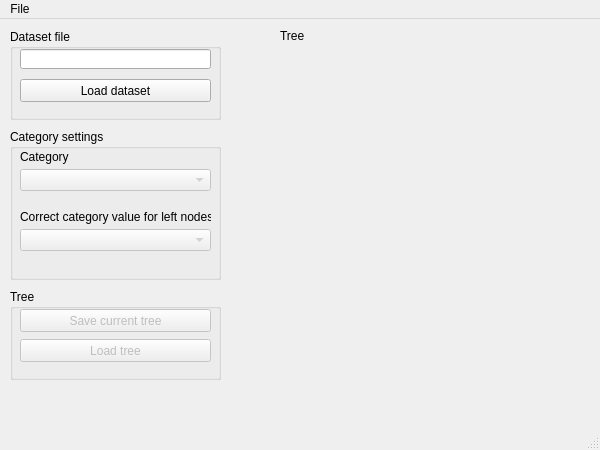
<?xml version="1.0" encoding="UTF-8"?>
<ui version="4.0">
 <class>MainWindow</class>
 <widget class="QMainWindow" name="MainWindow">
  <property name="enabled">
   <bool>true</bool>
  </property>
  <property name="geometry">
   <rect>
    <x>0</x>
    <y>0</y>
    <width>600</width>
    <height>450</height>
   </rect>
  </property>
  <property name="windowTitle">
   <string>MainWindow</string>
  </property>
  <widget class="QWidget" name="centralwidget">
   <widget class="QWidget" name="optionsWidget" native="true">
    <property name="geometry">
     <rect>
      <x>0</x>
      <y>0</y>
      <width>231</width>
      <height>371</height>
     </rect>
    </property>
    <widget class="QGroupBox" name="datasetBox">
     <property name="geometry">
      <rect>
       <x>10</x>
       <y>10</y>
       <width>211</width>
       <height>91</height>
      </rect>
     </property>
     <property name="title">
      <string>Dataset file</string>
     </property>
     <widget class="QLineEdit" name="datasetText">
      <property name="geometry">
       <rect>
        <x>10</x>
        <y>20</y>
        <width>191</width>
        <height>20</height>
       </rect>
      </property>
      <property name="readOnly">
       <bool>true</bool>
      </property>
     </widget>
     <widget class="QPushButton" name="loadDatasetButton">
      <property name="geometry">
       <rect>
        <x>10</x>
        <y>50</y>
        <width>191</width>
        <height>23</height>
       </rect>
      </property>
      <property name="text">
       <string>Load dataset</string>
      </property>
     </widget>
    </widget>
    <widget class="QGroupBox" name="treeBox">
     <property name="geometry">
      <rect>
       <x>10</x>
       <y>270</y>
       <width>211</width>
       <height>91</height>
      </rect>
     </property>
     <property name="title">
      <string>Tree</string>
     </property>
     <widget class="QPushButton" name="saveTreeButton">
      <property name="enabled">
       <bool>false</bool>
      </property>
      <property name="geometry">
       <rect>
        <x>10</x>
        <y>20</y>
        <width>191</width>
        <height>23</height>
       </rect>
      </property>
      <property name="text">
       <string>Save current tree</string>
      </property>
     </widget>
     <widget class="QPushButton" name="loadTreeButton">
      <property name="enabled">
       <bool>false</bool>
      </property>
      <property name="geometry">
       <rect>
        <x>10</x>
        <y>50</y>
        <width>191</width>
        <height>23</height>
       </rect>
      </property>
      <property name="text">
       <string>Load tree</string>
      </property>
     </widget>
    </widget>
    <widget class="QGroupBox" name="categoryBox">
     <property name="geometry">
      <rect>
       <x>10</x>
       <y>110</y>
       <width>211</width>
       <height>151</height>
      </rect>
     </property>
     <property name="title">
      <string>Category settings</string>
     </property>
     <widget class="QComboBox" name="categoryCombo">
      <property name="enabled">
       <bool>false</bool>
      </property>
      <property name="geometry">
       <rect>
        <x>10</x>
        <y>40</y>
        <width>191</width>
        <height>22</height>
       </rect>
      </property>
     </widget>
     <widget class="QLabel" name="categoryLabel">
      <property name="geometry">
       <rect>
        <x>10</x>
        <y>20</y>
        <width>191</width>
        <height>16</height>
       </rect>
      </property>
      <property name="text">
       <string>Category</string>
      </property>
     </widget>
     <widget class="QLabel" name="trueValueLabel">
      <property name="geometry">
       <rect>
        <x>10</x>
        <y>80</y>
        <width>191</width>
        <height>16</height>
       </rect>
      </property>
      <property name="text">
       <string>Correct category value for left nodes</string>
      </property>
     </widget>
     <widget class="QComboBox" name="trueValueCombo">
      <property name="enabled">
       <bool>false</bool>
      </property>
      <property name="geometry">
       <rect>
        <x>10</x>
        <y>100</y>
        <width>191</width>
        <height>22</height>
       </rect>
      </property>
     </widget>
    </widget>
   </widget>
   <widget class="QLabel" name="label">
    <property name="geometry">
     <rect>
      <x>280</x>
      <y>10</y>
      <width>46</width>
      <height>13</height>
     </rect>
    </property>
    <property name="text">
     <string>Tree</string>
    </property>
   </widget>
  </widget>
  <widget class="QMenuBar" name="menubar">
   <property name="geometry">
    <rect>
     <x>0</x>
     <y>0</y>
     <width>600</width>
     <height>21</height>
    </rect>
   </property>
   <widget class="QMenu" name="menuFast_and_frugal_tree_creator">
    <property name="title">
     <string>File</string>
    </property>
    <addaction name="actionLoad_new_dataset"/>
    <addaction name="separator"/>
    <addaction name="actionSave_current_tree"/>
    <addaction name="actionLoad_tree"/>
    <addaction name="actionNew_tree"/>
   </widget>
   <addaction name="menuFast_and_frugal_tree_creator"/>
  </widget>
  <widget class="QStatusBar" name="statusbar"/>
  <action name="actionLoad_new_dataset">
   <property name="text">
    <string>Load dataset...</string>
   </property>
  </action>
  <action name="actionSave_current_tree">
   <property name="enabled">
    <bool>false</bool>
   </property>
   <property name="text">
    <string>Save current tree...</string>
   </property>
  </action>
  <action name="actionLoad_tree">
   <property name="enabled">
    <bool>false</bool>
   </property>
   <property name="text">
    <string>Load tree...</string>
   </property>
  </action>
  <action name="actionNew_tree">
   <property name="enabled">
    <bool>false</bool>
   </property>
   <property name="text">
    <string>New tree</string>
   </property>
  </action>
 </widget>
 <resources/>
 <connections/>
</ui>
